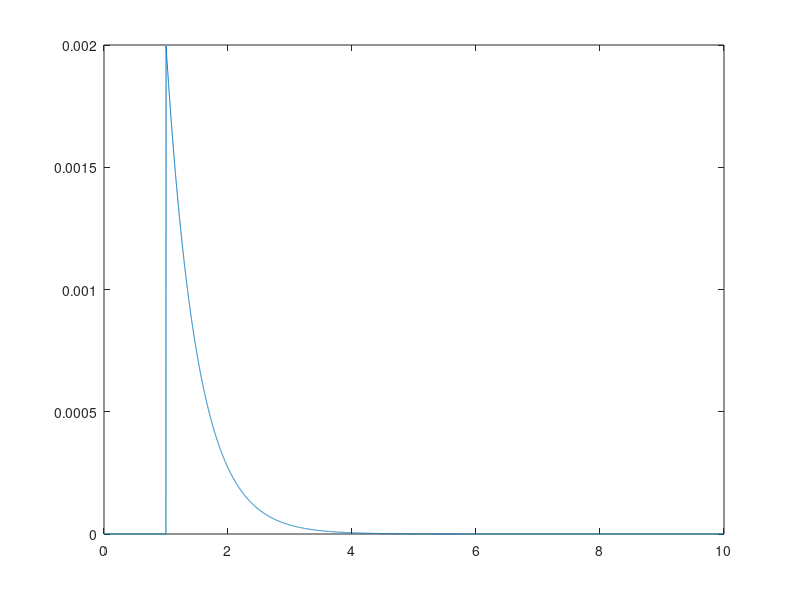

Source code (MATLAB):
% G(s) = 1/(0.5s+1)
% impluse input @ 1[sec]
numG = [1]; denG = [0.5 1]; G = tf(numG,denG);

t = 0:0.001:10;
r = zeros(length(t), 1); r(min(find(t>=1)))=1;
y = lsim(G, r, t);
plot(t, y)